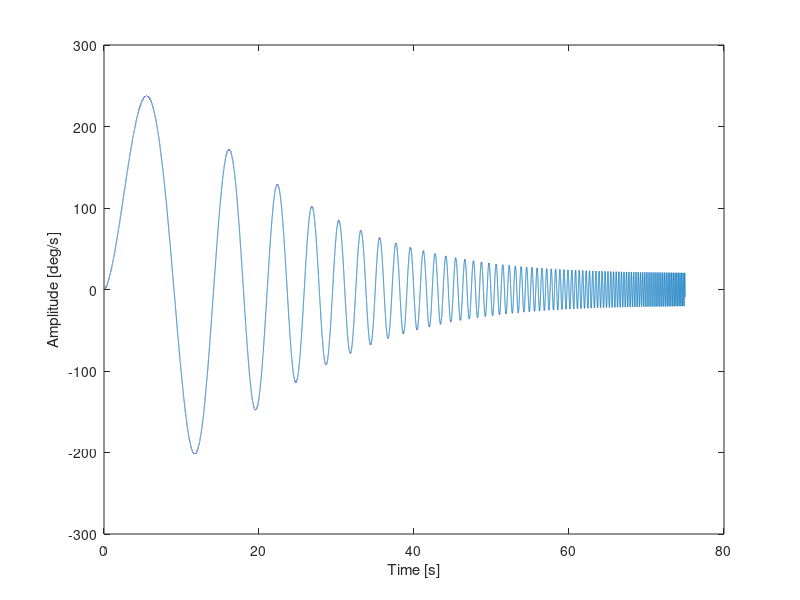
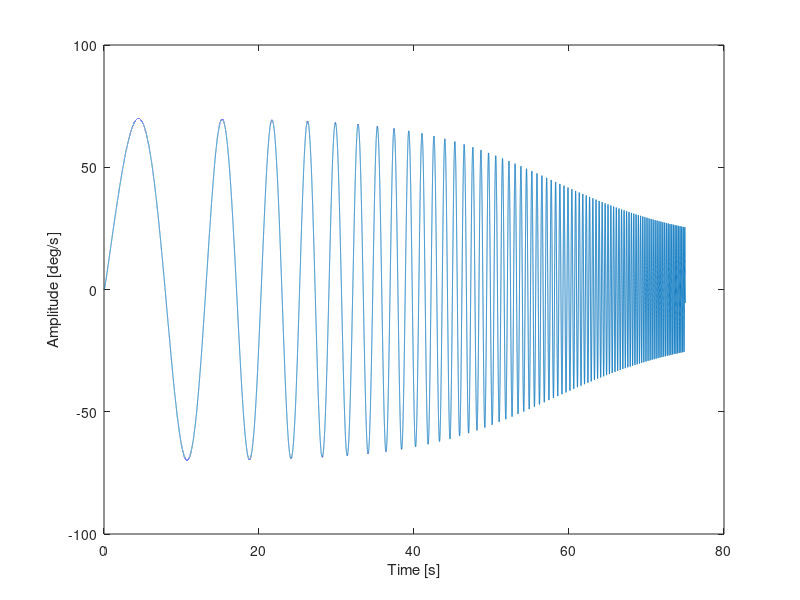
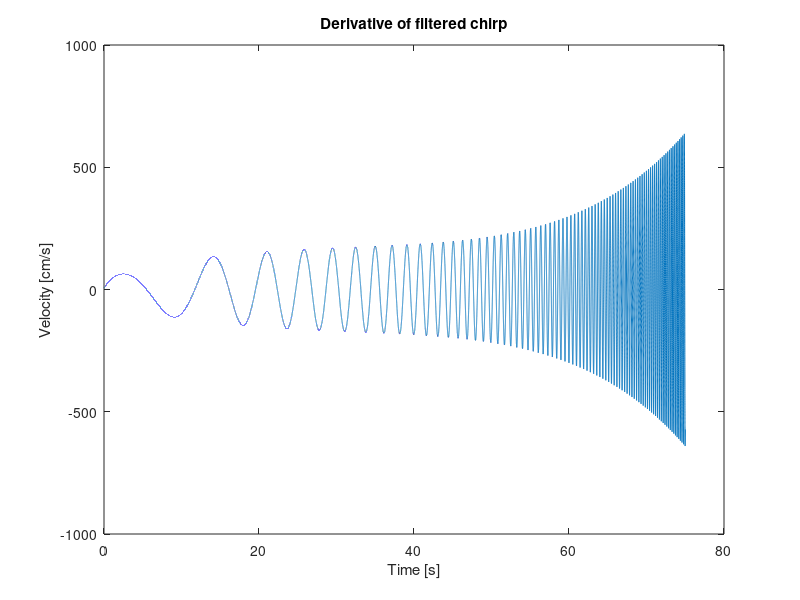
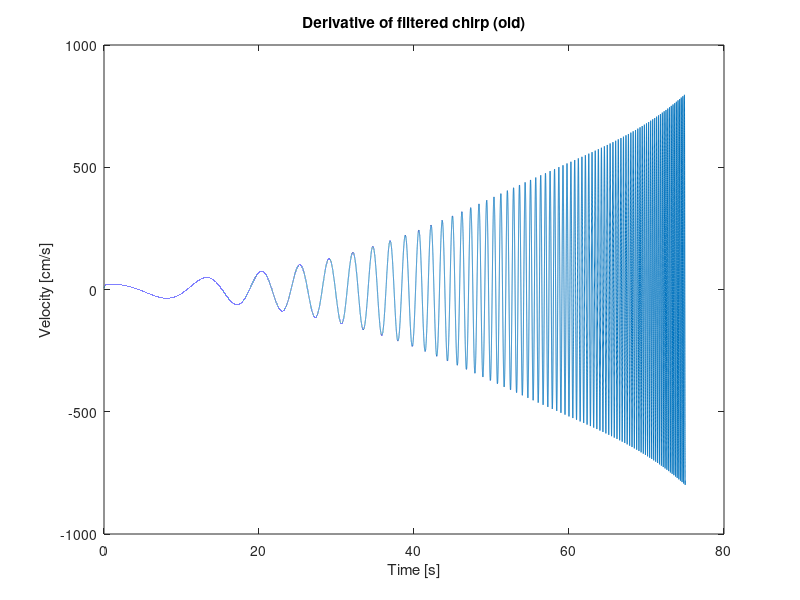

Here is the MATLAB script that generated these plots, in order:
%% Chirp signal simulation for thesis figures
clear; clc; close all;

%% Parameters
f0 = 0.05;        % start frequency [Hz]
f1 = 5;      % end frequency [Hz]
T  = 75;       % duration [s]
fs = 2000;     % sampling frequency [Hz]
A = 275;
A_old = 70;

t = 0:1/fs:T;

%% Exponential chirp (Betaflight style)
fe = f0 * (f1/f0).^(t/T);

arge = (2*pi*T*f0/log(f1/f0)) * ((f1/f0).^(t/T) - 1);

x_e = A*sin(arge);
x_e_old = A_old*sin(arge);
arge_wrapped = mod(arge, 2*pi);

%% Lag filter (Betaflight style)

wp_old = 2*pi*1.3;
wz_old = 2*pi*4.8;

wp = 2*pi*0.1;    % pole frequency [rad/s] % 1.3Hz
wz = 2*pi*1.4;   % zero frequency [rad/s] % 4.8Hz

s = tf('s');

H = (1 + s/wz) / (1 + s/wp);
H_old = (1 + s/wz_old) / (1 + s/wp_old);

Hd = c2d(H,1/fs,'tustin');   % discretize filter
Hd_old = c2d(H_old,1/fs,'tustin');   % discretize filter


%% Implementation of Lag filter on Chirp

x_e_f = lsim(Hd,x_e,t);   % filtered chirp
x_e_f_old = lsim(Hd_old,x_e_old,t);   % filtered chirp

figure(1)
plot(t, x_e_f)
xlabel('Time [s]');
ylabel('Amplitude [deg/s]');

figure(2)
plot(t, x_e_f_old)
xlabel('Time [s]');
ylabel('Amplitude [deg/s]');

%% Velocity (derivative)

v_e_f     = gradient(x_e_f, t);
v_e_f_old = gradient(x_e_f_old, t);

figure(3)
plot(t, v_e_f)
xlabel('Time [s]');
ylabel('Velocity [cm/s]');
title('Derivative of filtered chirp')

figure(4)
plot(t, v_e_f_old)
xlabel('Time [s]');
ylabel('Velocity [cm/s]');
title('Derivative of filtered chirp (old)')

%% Acceleration

a_e_f     = gradient(v_e_f, t);
a_e_f_old = gradient(v_e_f_old, t);

figure(5)
plot(t, a_e_f)
xlabel('Time [s]');
ylabel('Velocity [cm/s^2]');
title('Acceleration of filtered chirp')

figure(6)
plot(t, a_e_f_old)
xlabel('Time [s]');
ylabel('Velocity [cm/s^2]');
title('Acceleration of filtered chirp (old)')
